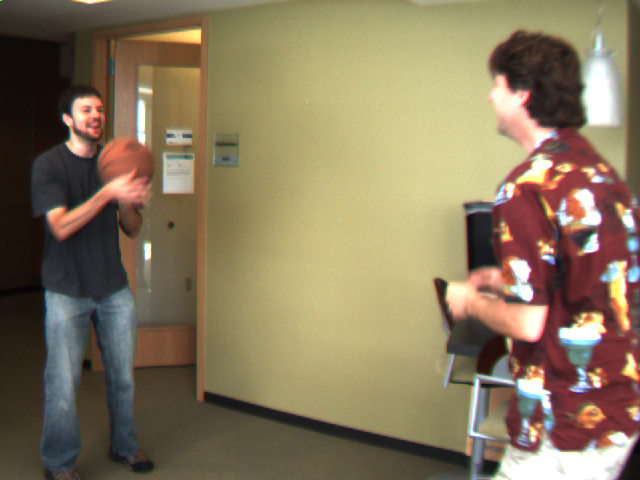
#> input picture datasets/Basketball/image/frame07.png, 640 x 480 px, found by its file name; its folder holds 4 pictures in this run
$ python rechange.py
#> lines starting #> are read from the running program, lines starting #| are printed output that depends on the picture
import os
import cv2
def mkdir(path):
    if  not os.path.exists(path):
        os.makedirs(path)
root = r'/home/rg0775/QingHong/dataset/gma_datasets/mask_optical_flow/datasets/Basketball/image'
first = sorted(os.listdir(root))

cproot = root+'_4k'
mkdir(cproot)

second = []
second_=[]
for i in first:
    if i[0] == '.':
        continue
    second.append(os.path.join(root,i))
    second_.append(os.path.join(cproot,i))


for i in range(len(second)):
        image = cv2.imread(second[i])
#> image is the input picture: shape (480, 640, 3); mean B, G, R 92.3, 119.5, 134.6
        image = cv2.resize(image,(2048,1152))
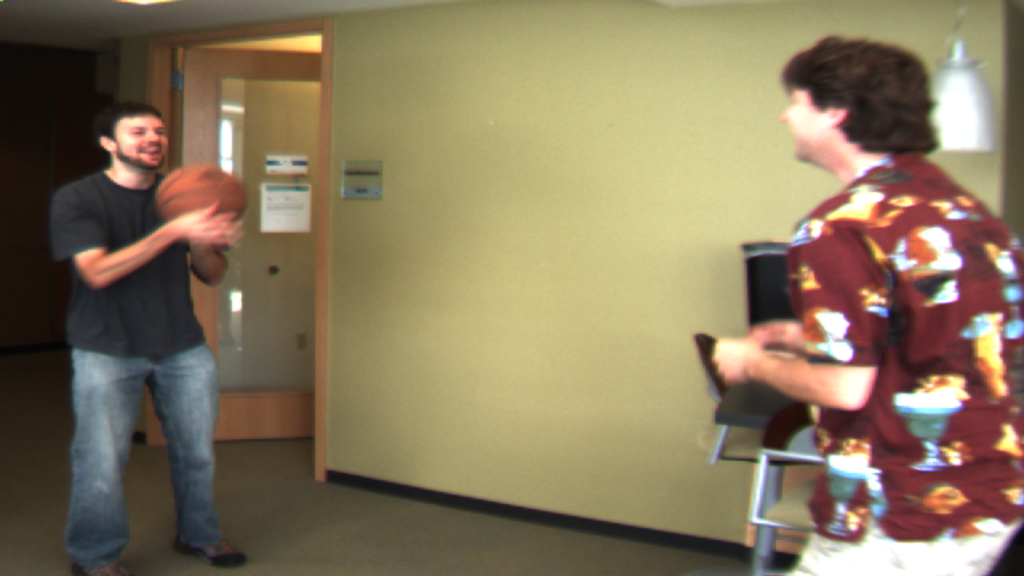
#> image: shape (1152, 2048, 3) (shown at 1/2 size); mean B, G, R 92.2, 119.4, 134.5
        cv2.imwrite(second_[i],image)
#> pass 2 of the loop `for i in range(len(second)):`:
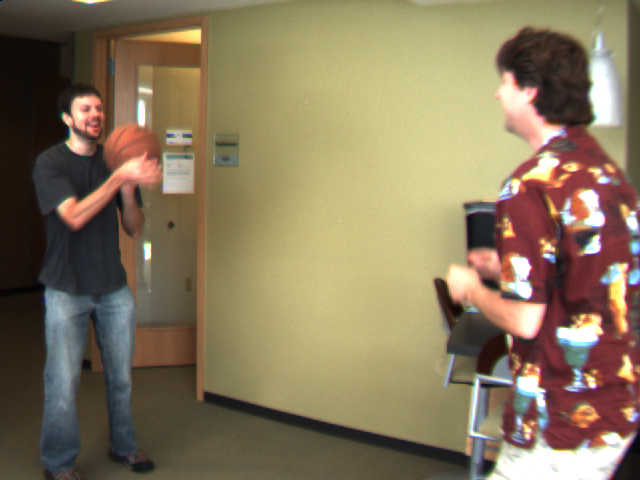
#> input picture datasets/Basketball/image/frame08.png, 640 x 480 px, found by its file name
#> image is the input picture: shape (480, 640, 3); mean B, G, R 92.1, 119.4, 134.6
#> `image = cv2.resize(image,(2048,1152))`:
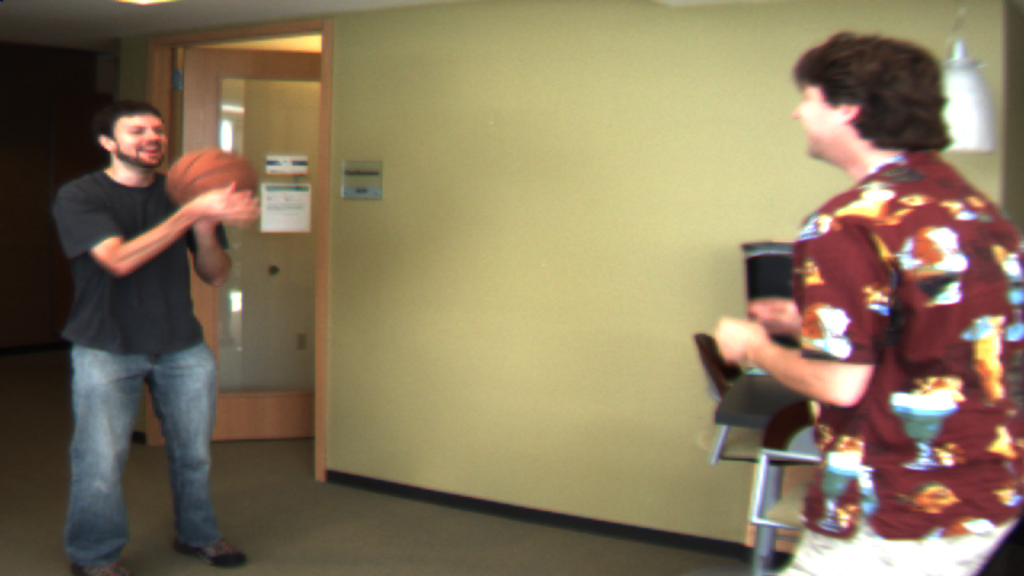
#> image: shape (1152, 2048, 3) (shown at 1/2 size); mean B, G, R 92, 119.3, 134.6
#> pass 3 of the loop `for i in range(len(second)):`:
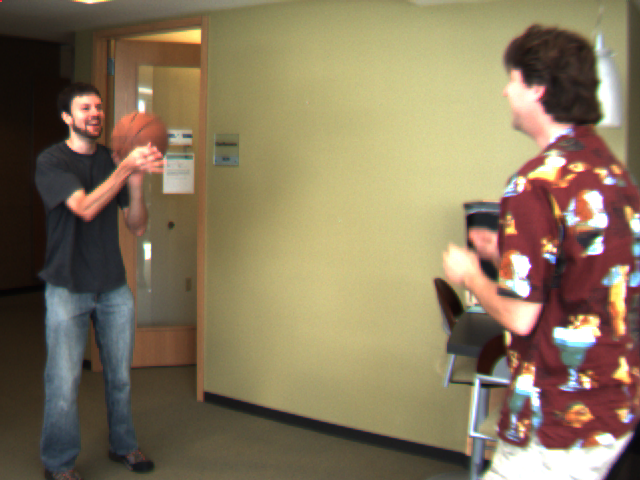
#> input picture datasets/Basketball/image/frame09.png, 640 x 480 px, found by its file name
#> image is the input picture: shape (480, 640, 3); mean B, G, R 92, 119.3, 134.7
#> `image = cv2.resize(image,(2048,1152))`:
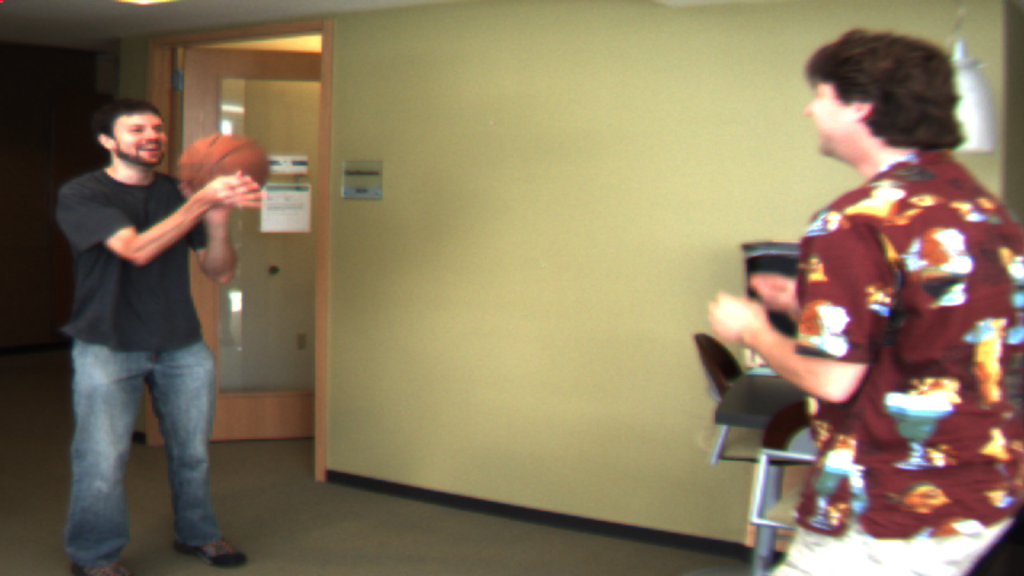
#> image: shape (1152, 2048, 3) (shown at 1/2 size); mean B, G, R 91.9, 119.2, 134.6
#> the loop made 4 passes; the first 3 are shown
